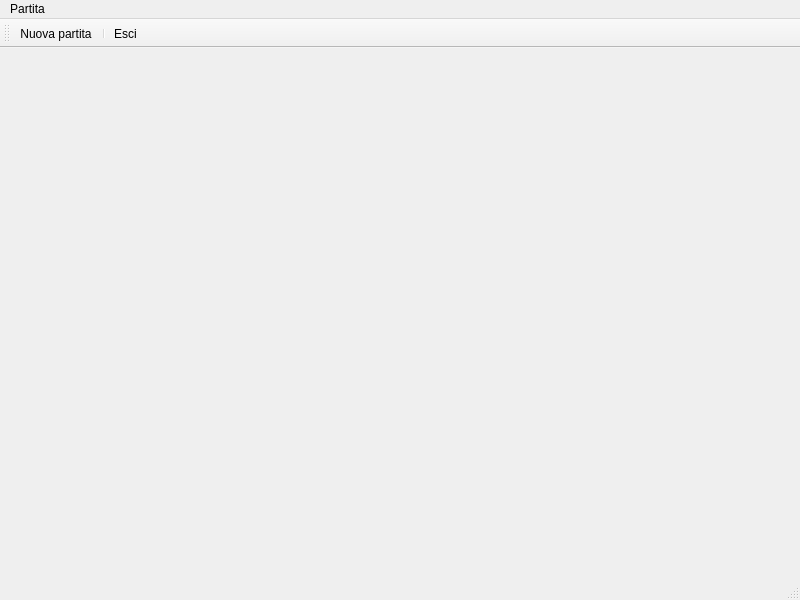
<?xml version="1.0" encoding="UTF-8"?>
<ui version="4.0">
 <class>MainWindow</class>
 <widget class="QMainWindow" name="MainWindow">
  <property name="geometry">
   <rect>
    <x>0</x>
    <y>0</y>
    <width>800</width>
    <height>600</height>
   </rect>
  </property>
  <property name="windowTitle">
   <string>Qt Memory</string>
  </property>
  <widget class="QWidget" name="centralwidget"/>
  <widget class="QMenuBar" name="menubar">
   <property name="geometry">
    <rect>
     <x>0</x>
     <y>0</y>
     <width>800</width>
     <height>23</height>
    </rect>
   </property>
   <widget class="QMenu" name="menuPartita">
    <property name="title">
     <string>Partita</string>
    </property>
    <addaction name="actionInizia_nuova_partita"/>
    <addaction name="separator"/>
    <addaction name="actionEsci"/>
   </widget>
   <addaction name="menuPartita"/>
  </widget>
  <widget class="QStatusBar" name="statusbar"/>
  <widget class="QToolBar" name="toolBar">
   <property name="windowTitle">
    <string>toolBar</string>
   </property>
   <property name="movable">
    <bool>true</bool>
   </property>
   <property name="toolButtonStyle">
    <enum>Qt::ToolButtonStyle::ToolButtonTextUnderIcon</enum>
   </property>
   <attribute name="toolBarArea">
    <enum>TopToolBarArea</enum>
   </attribute>
   <attribute name="toolBarBreak">
    <bool>false</bool>
   </attribute>
   <addaction name="actionInizia_nuova_partita"/>
   <addaction name="separator"/>
   <addaction name="actionEsci"/>
  </widget>
  <action name="actionInizia_nuova_partita">
   <property name="icon">
    <iconset resource="risorse.qrc">
     <normaloff>:/icone/cab_view.png</normaloff>:/icone/cab_view.png</iconset>
   </property>
   <property name="text">
    <string>Nuova partita</string>
   </property>
   <property name="toolTip">
    <string>Premi per iniziare una nuova partita</string>
   </property>
   <property name="shortcut">
    <string>Ctrl+N</string>
   </property>
   <property name="menuRole">
    <enum>QAction::MenuRole::NoRole</enum>
   </property>
  </action>
  <action name="actionEsci">
   <property name="icon">
    <iconset theme="QIcon::ThemeIcon::ApplicationExit"/>
   </property>
   <property name="text">
    <string>Esci</string>
   </property>
  </action>
 </widget>
 <resources>
  <include location="risorse.qrc"/>
 </resources>
 <connections>
  <connection>
   <sender>actionEsci</sender>
   <signal>triggered()</signal>
   <receiver>MainWindow</receiver>
   <slot>close()</slot>
   <hints>
    <hint type="sourcelabel">
     <x>-1</x>
     <y>-1</y>
    </hint>
    <hint type="destinationlabel">
     <x>399</x>
     <y>299</y>
    </hint>
   </hints>
  </connection>
 </connections>
</ui>
